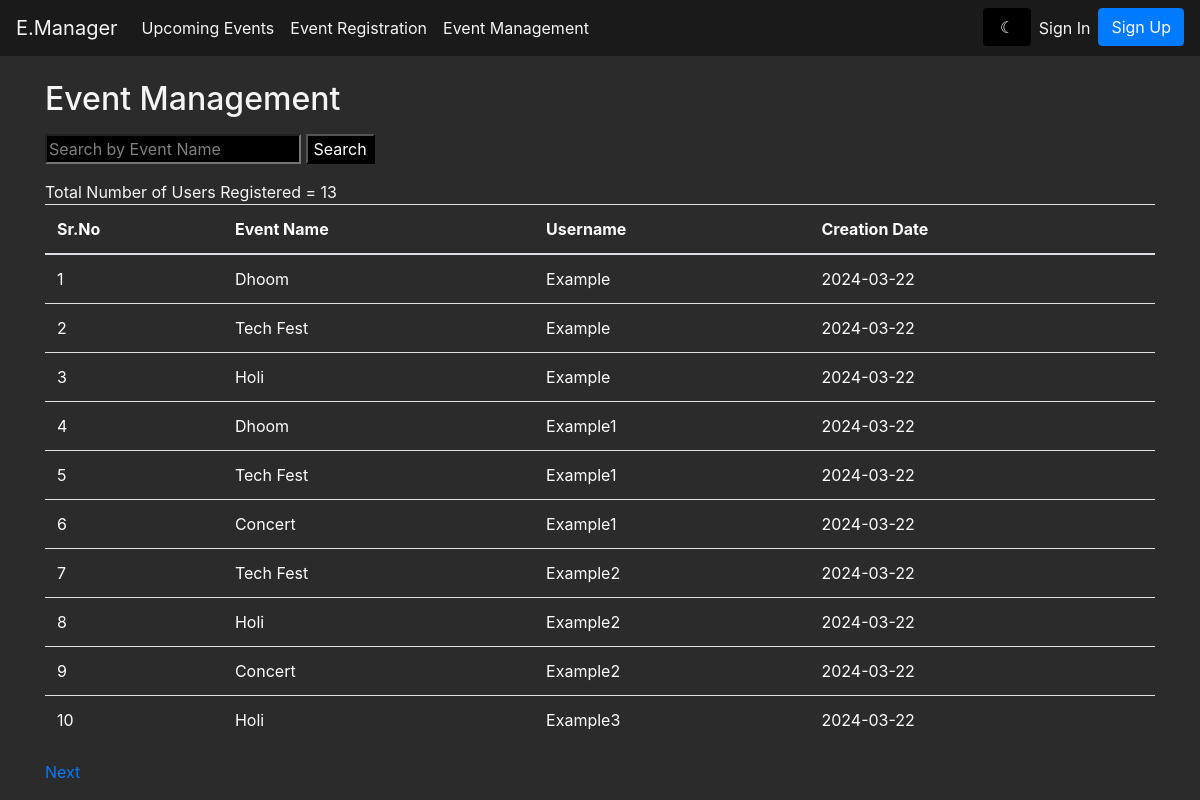
Page /event_manager on the committed database.
### modules/models.py (models this page shows, shortened)
class Registration(db.Model):
    id = db.Column(db.Integer, primary_key=True)
    user_id = db.Column(db.Integer, db.ForeignKey('user.id'))
    event_id = db.Column(db.Integer, db.ForeignKey('event.id'))
    date_created = db.Column(db.DateTime, default=datetime.utcnow)
    user = db.relationship('User', backref=db.backref('registrations', lazy=True))
    event = db.relationship('Event', backref=db.backref('registrations', lazy=True))

class Event(db.Model):
    id = db.Column(db.Integer, primary_key=True)
    title = db.Column(db.String(80), nullable=False)
    description = db.Column(db.String(200), nullable=False)
    date = db.Column(db.DateTime, nullable=False)
    location = db.Column(db.String(80), nullable=False)
    organizer_name = db.Column(db.String(80), nullable=True)
    creator_id = db.Column(db.Integer, db.ForeignKey('user.id'))
    creator = db.relationship('User', backref=db.backref('events', lazy=True))

### modules/event.py (the view, shortened to what this page needs)
@app.route('/event_manager', methods=['GET', 'POST'])
def event_manager():
    page = request.args.get('page', 1, type=int)
    reg = Registration.query.paginate(page=page, per_page=10, error_out=False)
    total_result = Registration.query.count()
    msg = get_flashed_messages()
    return render_template('event_manager.html', events=reg, msg=msg, total_result=total_result)

### modules/templates/event_manager.html (shortened to what this page needs)
<!DOCTYPE html>
<html lang="en" xmlns="http://www.w3.org/1999/html">
  <head>
    <link
      href="https://stackpath.bootstrapcdn.com/bootstrap/4.5.0/css/bootstrap.min.css"
      rel="stylesheet"
    />
    <link
      rel="stylesheet"
      href="{{url_for('static',filename='css/dashboard.css')}}"
    />
  </head>
  <body class="{{ session['theme'] }}">
    <nav class="navbar navbar-expand-lg navbar-light bg-light">
      <a class="navbar-brand" href="/event">E.Manager</a>
      <div class="collapse navbar-collapse" id="navbarNav">
        <ul class="navbar-nav">
          <li class="nav-item">
            <a class="nav-link" href="/event">Upcoming Events</a>
          </li>
          <li class="nav-item">
            <a class="nav-link" href="/event">Event Registration</a>
          </li>
          <li class="nav-item">
            <a class="nav-link" href="/event_manager">Event Management</a>
          </li>
        </ul>
        <ul class="navbar-nav ml-auto">
          <form action="/toggle_theme" method="post" id="toggle-theme-form">
            <input type="submit" class="form-control border-0" value="{% if session['theme'] == 'light-theme' %} &#9788 {% else %} &#9790 {% endif %}" />
          </form>
          {% if 'username' in session %}
          <li class="nav-item dropdown">
            <a
              class="nav-link dropdown-toggle"
              href="#"
              id="navbarDropdown"
              role="button"
              data-toggle="dropdown"
              aria-haspopup="true"
              aria-expanded="false"
            >
              👤 {{ session['username'] }}
            </a>
            <div class="dropdown-menu" aria-labelledby="navbarDropdown">
              <a class="dropdown-item" href="/logout">Logout</a>
            </div>
          </li>
          {% else %}
          <li class="nav-item">
            <a class="nav-link" href="/signin">Sign In</a>
          </li>
          <li class="nav-item">
            <a class="btn btn-primary" href="/signup">Sign Up</a>
          </li>
          {% endif %}
        </ul>
      </div>
    </nav>
    <div class="container mt-4">
      <h2 class="mb-3">Event Management</h2>
      <form method="POST" class="mb-3">
        <input type="text" name="search" placeholder="Search by Event Name" />
        <input type="submit" value="Search" />
      </form>
      <a>Total Number of Users Registered = {{ total_result }} </a>
      <table class="table mb-3">
        <thead>
          <tr>
            <th>Sr.No</th>
            <th>Event Name</th>
            <th>Username</th>
            <th>Creation Date</th>
          </tr>
        </thead>
        <tbody id="userTable">
          {% for event in events %}
          <tr>
            <td>{{ event.id }}</td>
            <td>{{ event.event.title}}</td>
            <td>{{ event.user_id}}</td>
            <td>{{ event.date_created.strftime('%Y-%m-%d') }}</td>
          </tr>
          {% endfor %}
        </tbody>
      </table>
      <div class="pagination">
         {% if events.has_next %}
        <a href="{{ url_for('event_manager', page=events.next_num) }}">Next</a>
        {% endif %}
      </div>
    </div>
  </body>
</html>

### modules/static/css/dashboard.css (style rules this page uses)
body { background-color: #2b2b2b; color: #f5f5f5; }
.navbar { background-color: #1a1a1a !important; }
.nav-link, .dropdown-item { color: #f5f5f5 !important; }
.navbar-brand { color: #f5f5f5 !important; }
.btn-primary { background-color: #007bff; border-color: #007bff; }
.container { background-color: #2b2b2b; }
table { color: #ffffff; }
th, td { color: #ffffff; }
input { background-color: #000000; color: #ffffff; }
::placeholder { color: #ffffff; opacity: 0.5; }
input, textarea { background-color: #000000 !important; color: #ffffff !important; }
::placeholder { color: #ffffff !important; opacity: 0.5 !important; }

### rows in the picture
Registration: id "1", event "Dhoom", user_id "Example", date_created "2024-03-22"
Registration: id "2", event "Tech Fest", user_id "Example", date_created "2024-03-22"
Registration: id "3", event "Holi", user_id "Example", date_created "2024-03-22"
Registration: id "4", event "Dhoom", user_id "Example1", date_created "2024-03-22"
Registration: id "5", event "Tech Fest", user_id "Example1", date_created "2024-03-22"
Registration: id "6", event "Concert", user_id "Example1", date_created "2024-03-22"
Registration: id "7", event "Tech Fest", user_id "Example2", date_created "2024-03-22"
Registration: id "8", event "Holi", user_id "Example2", date_created "2024-03-22"
Registration: id "9", event "Concert", user_id "Example2", date_created "2024-03-22"
Registration: id "10", event "Holi", user_id "Example3", date_created "2024-03-22"

### other values in the picture
{{ total_result }} "13"
